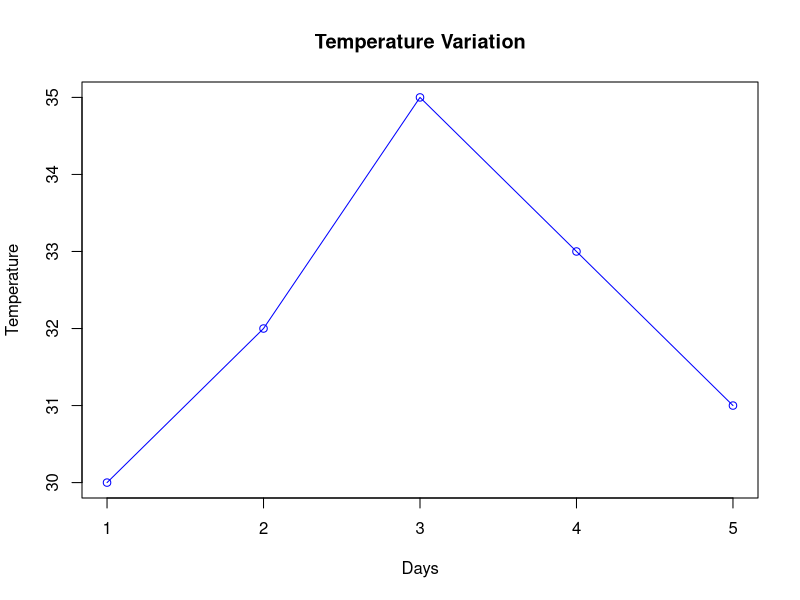

Reproduce this figure in R.
days <- c(1, 2, 3, 4, 5)

temperature <- c(30, 32, 35, 33, 31)


png("lineplot.png")

plot(days, temperature,
     type = "o",
     main = "Temperature Variation",
     xlab = "Days",
     ylab = "Temperature",
     col = "blue")

dev.off()
